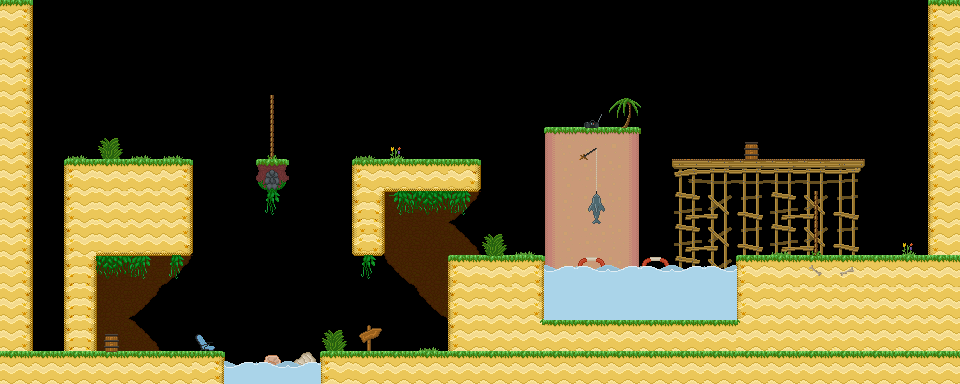

Rendered tile map (Tiled .tmx) drawn with the repository's tilesets; below, a short description and the map source with its tile grids summarised:
An orthogonal 30x12 tile map with 32x32 px tiles, 4 tile layers (background, main, foreground, hidden), 6 tilesets and 50 objects (14x veggie, 9x spike, 2x treetop_palm, 2x walking_enemy, 2x beach_bush, ...).

<map version="1.5" tiledversion="1.7.2" orientation="orthogonal" renderorder="right-down" width="30" height="12" tilewidth="32" tileheight="32" infinite="0" nextlayerid="11" nextobjectid="51">
 <properties>
  <property name="hints" value="" />
  <property name="time_to_beat" value="16" />
 </properties>
 <tileset firstgid="1" name="grass_level" tilewidth="32" tileheight="32" tilecount="153" columns="17">
  <image source="../../sprites/tilesets/34tile.png" width="544" height="306" />
 </tileset>
 <tileset firstgid="154" name="34tile_beach_temp" tilewidth="33" tileheight="33" spacing="1" margin="1" tilecount="189" columns="21">
  <image source="../../sprites/tilesets/34tile_beach_temp.png" trans="ff00ff" width="714" height="306" />
 </tileset>
 <tileset firstgid="343" name="object_tilemap_32" tilewidth="32" tileheight="32" tilecount="25" columns="5">
  <image source="../../sprites/tilesets/object_tilemap_32.png" width="160" height="160" />
  <tile id="0">
   <properties>
    <property name="item_no" value="5" />
    <property name="type" value="costume_head" />
   </properties>
  </tile>
  <tile id="1">
   <properties>
    <property name="spawn" value="spawn" />
   </properties>
  </tile>
  <tile id="2">
   <properties>
    <property name="goal" value="goal" />
   </properties>
  </tile>
  <tile id="3">
   <properties>
    <property name="name" value="pig" />
   </properties>
  </tile>
  <tile id="4">
   <properties>
    <property name="direction" value="left" />
    <property name="name" value="walking_enemy" />
   </properties>
  </tile>
 </tileset>
 <tileset firstgid="368" name="object_tilemap_16" tilewidth="16" tileheight="16" tilecount="12" columns="4">
  <image source="../../sprites/tilesets/object_tilemap_16.png" width="64" height="48" />
 </tileset>
 <tileset firstgid="380" name="treetops_big_96" tilewidth="96" tileheight="64" tilecount="2" columns="2">
  <image source="../../sprites/objects/scenery/treetops_big_96.png" trans="ff00ff" width="192" height="64" />
 </tileset>
 <tileset firstgid="382" name="object_tilemap_16" tilewidth="16" tileheight="16" tilecount="12" columns="4">
  <image source="../../sprites/tilesets/object_tilemap_16.png" width="64" height="48" />
 </tileset>
 <layer id="1" name="background" width="30" height="12">
  <properties>
   <property name="background" value="background" />
  </properties>
  <data>[360 cells, 164 non-empty, 27 distinct tile ids]</data>
 </layer>
 <layer id="2" name="main" width="30" height="12">
  <data>[360 cells, 165 non-empty, 33 distinct tile ids]</data>
 </layer>
 <layer id="3" name="foreground" width="30" height="12">
  <properties>
   <property name="foreground" value="foreground" />
  </properties>
  <data>[360 cells, 79 non-empty, 19 distinct tile ids]</data>
 </layer>
 <layer id="4" name="hidden" width="30" height="12">
  <data>[360 cells, 10 non-empty, 6 distinct tile ids]</data>
 </layer>
 <objectgroup color="#e70000" id="5" name="hard-blocks">
  <object id="1" x="256" y="160" width="32" height="32" />
 </objectgroup>
 <objectgroup color="#0055ff" id="6" name="soft-blocks">
  <object id="2" x="672" y="160" width="192" height="32" />
  <object id="3" x="544" y="128" width="96" height="32" />
  <object id="4" x="576" y="256" width="32" height="32" />
  <object id="5" x="640" y="256" width="32" height="32" />
 </objectgroup>
 <objectgroup id="7" name="objects-32px">
  <object id="6" name="start" gid="344" x="128" y="352" width="32" height="32">
   <properties>
    <property name="direction" value="right" />
    <property name="health" value="100" />
   </properties>
  </object>
  <object id="7" name="goal" gid="345" x="32" y="352" width="32" height="32" />
  <object id="8" name="treetop_palm" gid="366" x="256" y="96" width="32" height="32" />
  <object id="9" name="treetop_palm" gid="366" x="800" y="192" width="32" height="32" />
  <object id="10" name="chest" gid="343" x="128" y="224" width="32" height="32">
   <properties>
    <property name="item_no" value="13" />
    <property name="type" value="costume_head" />
   </properties>
  </object>
  <object id="11" name="walking_enemy" gid="347" x="800" y="256" width="32" height="32">
   <properties>
    <property name="bound_to_platform" value="true" />
    <property name="direction" value="right" />
   </properties>
  </object>
  <object id="12" name="walking_enemy" gid="347" x="96" y="160" width="32" height="32">
   <properties>
    <property name="bound_to_platform" value="true" />
    <property name="direction" value="right" />
   </properties>
  </object>
  <object id="13" name="beach_bush" gid="367" x="160" y="352" width="32" height="32" />
  <object id="14" name="beach_bush" gid="367" x="384" y="352" width="32" height="32" />
 </objectgroup>
 <objectgroup id="8" name="objects-16px">
  <object id="15" name="veggie" gid="370" x="96" y="152" width="16" height="16" />
  <object id="16" name="veggie" gid="368" x="353" y="346" width="16" height="16" />
  <object id="17" name="veggie" gid="369" x="406" y="346" width="16" height="16" />
  <object id="18" name="veggie" gid="379" x="646" y="247" width="16" height="16" />
  <object id="19" name="veggie" gid="379" x="583" y="121" width="16" height="16" />
  <object id="20" name="veggie" gid="379" x="583" y="248" width="16" height="16" />
  <object id="21" name="veggie" gid="368" x="385" y="155" width="16" height="16" />
  <object id="22" name="spike" gid="389" x="550" y="289" width="16" height="16" />
  <object id="23" name="spike" gid="389" x="581" y="290" width="16" height="16" />
  <object id="24" name="spike" gid="389" x="613" y="291" width="16" height="16" />
  <object id="25" name="spike" gid="389" x="645" y="291" width="16" height="16" />
  <object id="26" name="spike" gid="389" x="681" y="291" width="16" height="16" />
  <object id="27" name="spike" gid="389" x="711" y="291" width="16" height="16" />
  <object id="28" name="spike" gid="389" x="224" y="384" width="16" height="16" />
  <object id="29" name="spike" gid="389" x="256" y="384" width="16" height="16" />
  <object id="30" name="spike" gid="389" x="288" y="384" width="16" height="16" />
  <object id="31" name="veggie" gid="379" x="903" y="91" width="16" height="16" />
  <object id="32" name="veggie" gid="379" x="903" y="127" width="16" height="16" />
  <object id="33" name="veggie" gid="379" x="431" y="153" width="16" height="16" />
  <object id="34" name="veggie" gid="379" x="152" y="152" width="16" height="16" />
  <object id="35" name="veggie" gid="379" x="825" y="211" width="16" height="16" />
  <object id="36" name="veggie" gid="379" x="200" y="208" width="16" height="16" />
  <object id="37" name="veggie" gid="379" x="328" y="208" width="16" height="16" />
 </objectgroup>
 <objectgroup id="9" name="treetop_big" />
 <objectgroup color="#33a42d" id="10" name="sand-blocks">
  <object id="38" x="0" y="0" width="32" height="352" />
  <object id="39" x="0" y="352" width="224" height="32" />
  <object id="40" x="64" y="160" width="128" height="32" />
  <object id="41" x="64" y="224" width="32" height="128" />
  <object id="42" x="96" y="224" width="96" height="32" />
  <object id="43" x="160" y="192" width="32" height="32" />
  <object id="44" x="320" y="352" width="128" height="32" />
  <object id="45" x="448" y="256" width="32" height="128" />
  <object id="46" x="480" y="256" width="64" height="32" />
  <object id="47" x="736" y="256" width="224" height="32" />
  <object id="48" x="928" y="0" width="32" height="256" />
  <object id="49" x="352" y="160" width="128" height="32" />
  <object id="50" x="352" y="192" width="32" height="64" />
 </objectgroup>
</map>
